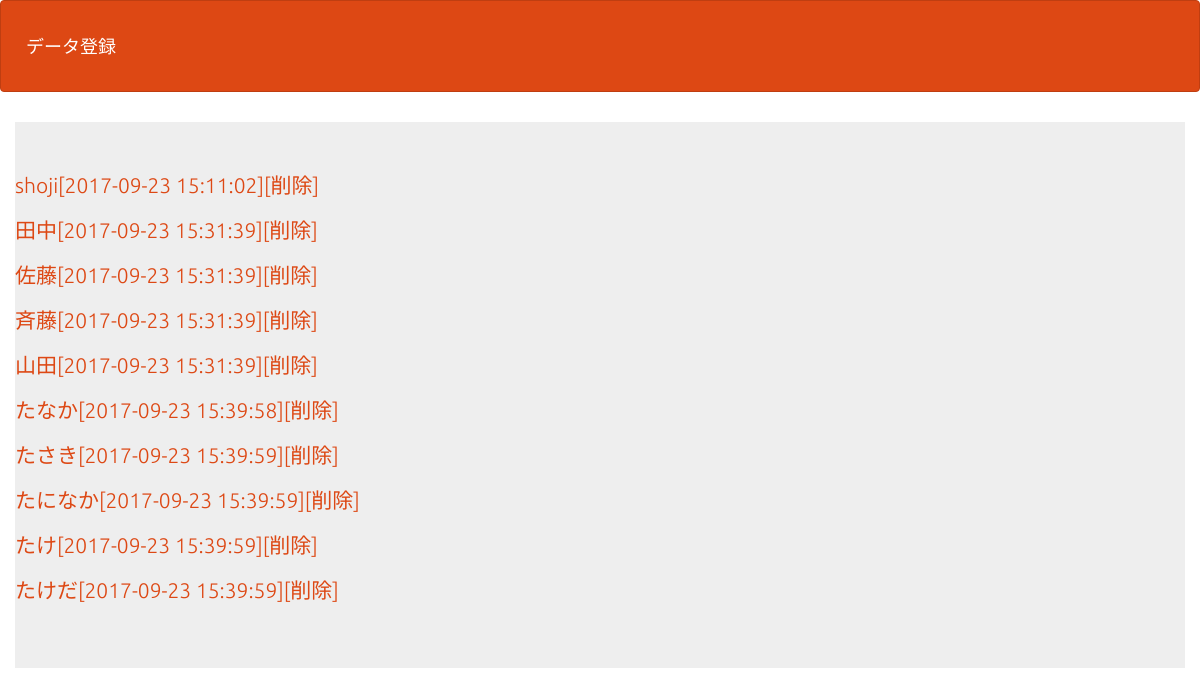
/php08/select.php, run on the app's committed database.
### tables this page shows
CREATE TABLE IF NOT EXISTS `gs_an_table` (
`id` int(12) NOT NULL,
  `name` varchar(64) NOT NULL,
  `email` varchar(128) NOT NULL,
  `naiyou` text NOT NULL,
  `indate` datetime NOT NULL
);

### php08/select.php (the view, shortened to what this page needs)
<?php
try {
  $pdo = new PDO('mysql:dbname=gs_db24;charset=utf8;host=localhost','root','');
} catch (PDOException $e) {
  exit('データベースに接続できませんでした。'.$e->getMessage());
}
$stmt = $pdo->prepare("SELECT * FROM gs_an_table");
$status = $stmt->execute();
$view="";
if($status==false){
  $error = $stmt->errorInfo();
  exit("ErrorQuery:".$error[2]);
}else{
  while( $result = $stmt->fetch(PDO::FETCH_ASSOC)){
      $view.='<p>';
      $view.='<a href="detail.php?id='.$result["id"].'">';
          $view .= $result["name"]."[".$result["indate"]."]";
      $view.='</a>';
            $view.='<a href="delete.php?id='.$result["id"].'">';
          $view .= "[削除]";
      $view.='</a>';
      $view.='</p>';
  }
}
?>
<!DOCTYPE html>
<html lang="ja">
<head>
<link rel="stylesheet" href="css/range.css">
<link href="css/bootstrap.min.css" rel="stylesheet">
</head>
<body id="main">
<header>
  <nav class="navbar navbar-default">
    <div class="container-fluid">
      <div class="navbar-header">
      <a class="navbar-brand" href="index.php">データ登録</a>
    </div>
  </nav>
</header>
<div>
    <div class="container jumbotron"><?=$view?></div>
  </div>
</body>
</html>

### php08/select.php (style rules this page uses)
div { padding: 10px;font-size:16px; }

### data on the page
gs_an_table: value "shoji[2017-09-23 15:11:02] [削除]"
gs_an_table: value "田中[2017-09-23 15:31:39] [削除]"
gs_an_table: value "佐藤[2017-09-23 15:31:39] [削除]"
gs_an_table: value "斉藤[2017-09-23 15:31:39] [削除]"
gs_an_table: value "山田[2017-09-23 15:31:39] [削除]"
gs_an_table: value "たなか[2017-09-23 15:39:58] [削除]"
gs_an_table: value "たさき[2017-09-23 15:39:59] [削除]"
gs_an_table: value "たになか[2017-09-23 15:39:59] [削除]"
gs_an_table: value "たけ[2017-09-23 15:39:59] [削除]"
gs_an_table: value "たけだ[2017-09-23 15:39:59] [削除]"
